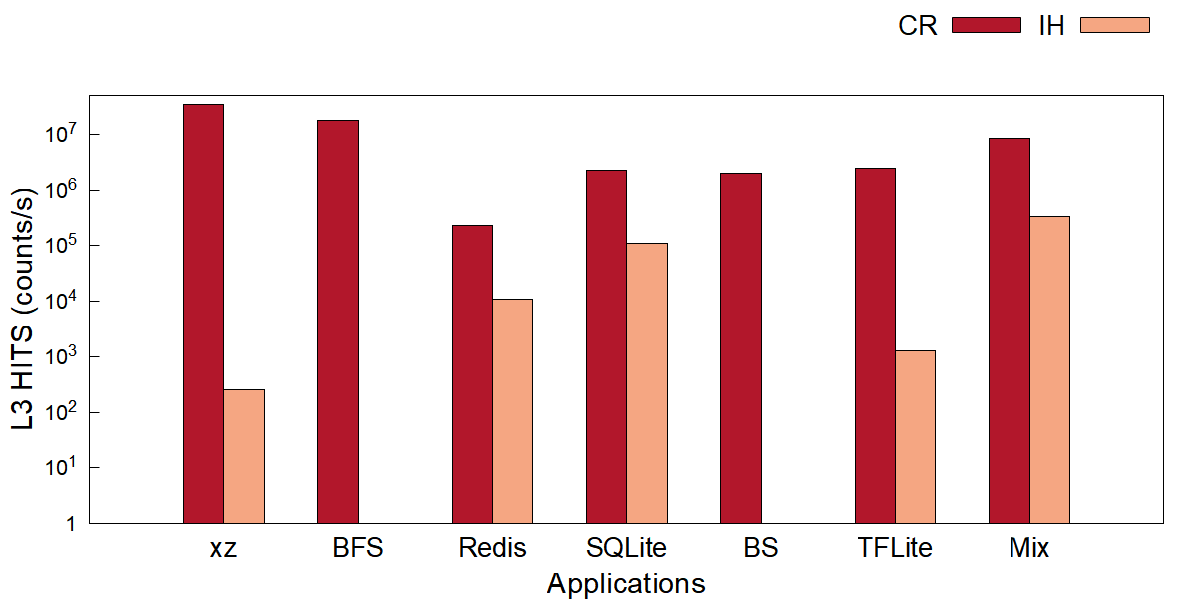

Here is the gnuplot script that generated this plot:
# l3_hits.plt - one counter, one bar per application per data path.
#
# Style mirrors the paper bar charts (image/*.plt): clustered
# bars, Arial 16/22/20, opaque fill with black border, key
# outside top right.  Bars use `with boxes` with explicit
# width and offsets (see tools/gen_fig_plts.py); xrange
# [0:8] centers the 7 application groups.  Full 4-side
# frame (border 15), tics only on left y / bottom x
# (nomirror).  Colors: 2-series figures use #B2172B
# (left, dark) / #F5A682 (right, light); the 3-series
# figure keeps dark gray / light gray / red.
#
# Log y axis: raw counts/s, starts at 1, coarse decade
# tics 1, 10, 100, ... only (10^{%L}, no minor tics);
# the IH series would be invisible on a linear axis.
#
# Data: fig/l3_hits.dat (raw differenced rates).
#
# Usage: gnuplot fig/l3_hits.plt   (from the repo root)

set terminal pngcairo size 1200,600 enhanced font 'Arial,16'
set output 'fig/l3_hits.png'

set ylabel 'L3 HITS (counts/s)' font 'Arial,22'
set xlabel 'Applications' font 'Arial,22'

set style fill solid border -1
set boxwidth 0.30

set yrange [1:5e+07]
set logscale y 10
unset mytics
set format y '10^{%L}'
set ytics add ("1" 1)

set border 15
set ytics nomirror
set xtics nomirror

# xtics anchored at the cluster centers (1..7); the app
# names come from fig/l3_hits.dat column 1.
set xtics ('xz' 1, 'BFS' 2, 'Redis' 3, 'SQLite' 4, 'BS' 5, 'TFLite' 6, 'Mix' 7) font ',20'
set xrange [0:8]

set tmargin 4
set key outside top right horizontal font 'Arial,20'

C_CR = "#B2172B"
C_IH = "#F5A682"

plot 'fig/l3_hits.dat' using ($0+1-0.150):2 with boxes title 'CR' lc rgb C_CR, \
     '' using ($0+1+0.150):3 with boxes title 'IH' lc rgb C_IH
